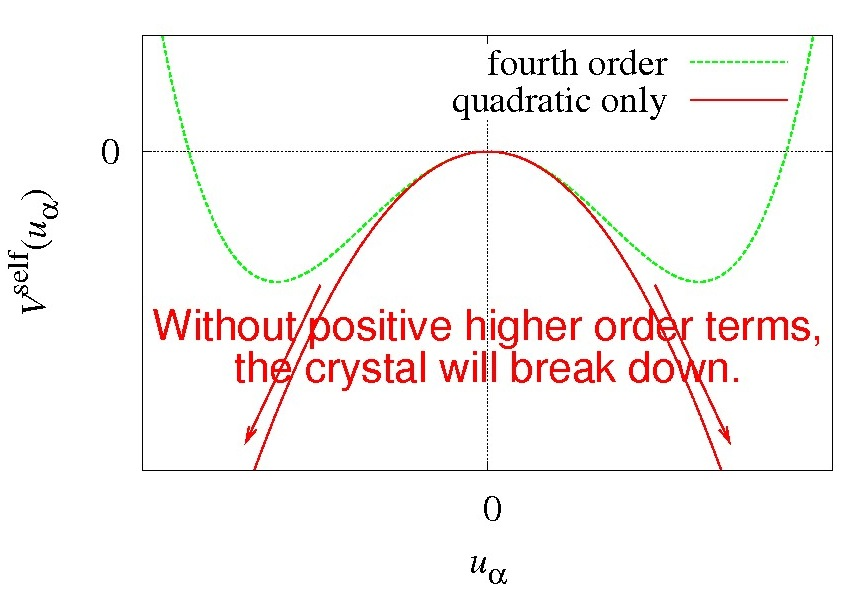

Reproduce this figure in gnuplot.
#!/usr/bin/env gnuplot
# Time-stamp: <2008-07-28 21:59:39 takeshi>
# Author: Takeshi NISHIMATSU
##
set bmargin 4
set grid
set xrange [-2.0:2]
set yrange [-5.5:2]
set xlabel '{/Times-Italic u_{/Symbol a}}'
set ylabel '{/Times-Italic V}^{self}({/Times-Italic u_{/Symbol a}})'
set xtics 10
set ytics 10

set label 1 "Without positive higher order terms,\nthe crystal will break down."\
at 0, -3 center font "Helvetica,34" front textcolor lt 1
set arrow 1 from   0.97,  -2.3 to  1.4, -5 head lt 1 lw 3
set arrow 2 from  -0.97,  -2.3 to -1.4, -5 head lt 1 lw 3

set terminal postscript landscape enhanced color 'Times-Roman' 30
set output 'fourth.eps'
plot -3*x**2+x**4 title 'fourth order'   lt 2 lw 3,\
     -3*x**2      title 'quadratic only' lt 1 lw 3

# close file
set output

# then white background
! ./epswhitebg.pl fourth.eps > fourth-white.eps

#Local variables:
#  compile-command: "gnuplot fourth.gp && kill -HUP `pgrep gv`"
#End:
